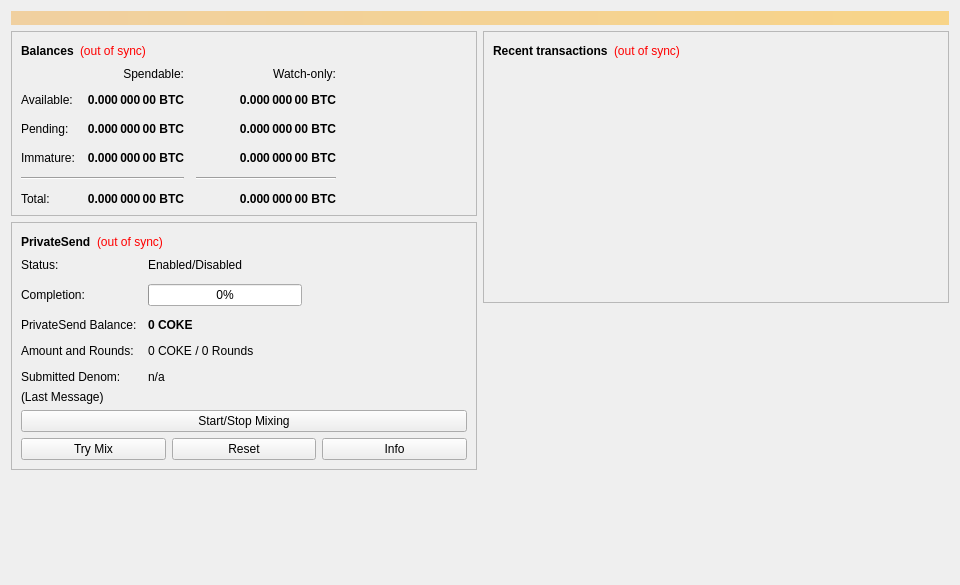
<?xml version="1.0" encoding="UTF-8"?>
<ui version="4.0">
 <class>OverviewPage</class>
 <widget class="QWidget" name="OverviewPage">
  <property name="geometry">
   <rect>
    <x>0</x>
    <y>0</y>
    <width>960</width>
    <height>585</height>
   </rect>
  </property>
  <property name="minimumSize">
   <size>
    <width>960</width>
    <height>0</height>
   </size>
  </property>
  <property name="windowTitle">
   <string>Form</string>
  </property>
  <layout class="QVBoxLayout" name="topLayout">
   <item>
    <widget class="QLabel" name="labelAlerts">
     <property name="visible">
      <bool>false</bool>
     </property>
     <property name="styleSheet">
      <string notr="true">QLabel { background-color: qlineargradient(x1: 0, y1: 0, x2: 1, y2: 0, stop:0 #F0D0A0, stop:1 #F8D488); color:#000000; }</string>
     </property>
     <property name="wordWrap">
      <bool>true</bool>
     </property>
     <property name="margin">
      <number>3</number>
     </property>
     <property name="textInteractionFlags">
      <set>Qt::TextSelectableByMouse</set>
     </property>
    </widget>
   </item>
   <item>
    <layout class="QHBoxLayout" name="horizontalLayout" stretch="1,1">
     <item>
      <layout class="QVBoxLayout" name="verticalLayout_2">
       <item>
        <widget class="QFrame" name="frame">
         <property name="frameShape">
          <enum>QFrame::StyledPanel</enum>
         </property>
         <property name="frameShadow">
          <enum>QFrame::Raised</enum>
         </property>
         <layout class="QVBoxLayout" name="verticalLayout_4">
          <item>
           <layout class="QHBoxLayout" name="horizontalLayout_4">
            <item>
             <widget class="QLabel" name="label_5">
              <property name="font">
               <font>
                <weight>75</weight>
                <bold>true</bold>
               </font>
              </property>
              <property name="text">
               <string>Balances</string>
              </property>
             </widget>
            </item>
            <item>
             <widget class="QLabel" name="labelWalletStatus">
              <property name="toolTip">
               <string>The displayed information may be out of date. Your wallet automatically synchronizes with the IDOPROFITIDOCOKE network after a connection is established, but this process has not completed yet.</string>
              </property>
              <property name="styleSheet">
               <string notr="true">QLabel { color: red; }</string>
              </property>
              <property name="text">
               <string notr="true">(out of sync)</string>
              </property>
              <property name="alignment">
               <set>Qt::AlignLeading|Qt::AlignLeft|Qt::AlignVCenter</set>
              </property>
             </widget>
            </item>
            <item>
             <spacer name="horizontalSpacer_3">
              <property name="orientation">
               <enum>Qt::Horizontal</enum>
              </property>
              <property name="sizeHint" stdset="0">
               <size>
                <width>40</width>
                <height>20</height>
               </size>
              </property>
             </spacer>
            </item>
           </layout>
          </item>
          <item>
           <layout class="QGridLayout" name="gridLayout">
            <property name="spacing">
             <number>12</number>
            </property>
            <item row="2" column="2">
             <widget class="QLabel" name="labelWatchPending">
              <property name="font">
               <font>
                <weight>75</weight>
                <bold>true</bold>
               </font>
              </property>
              <property name="cursor">
               <cursorShape>IBeamCursor</cursorShape>
              </property>
              <property name="toolTip">
               <string>Unconfirmed transactions to watch-only addresses</string>
              </property>
              <property name="text">
               <string notr="true">0.000 000 00 BTC</string>
              </property>
              <property name="alignment">
               <set>Qt::AlignRight|Qt::AlignTrailing|Qt::AlignVCenter</set>
              </property>
              <property name="textInteractionFlags">
               <set>Qt::LinksAccessibleByMouse|Qt::TextSelectableByKeyboard|Qt::TextSelectableByMouse</set>
              </property>
             </widget>
            </item>
            <item row="2" column="1">
             <widget class="QLabel" name="labelUnconfirmed">
              <property name="font">
               <font>
                <weight>75</weight>
                <bold>true</bold>
               </font>
              </property>
              <property name="cursor">
               <cursorShape>IBeamCursor</cursorShape>
              </property>
              <property name="toolTip">
               <string>Total of transactions that have yet to be confirmed, and do not yet count toward the spendable balance</string>
              </property>
              <property name="text">
               <string notr="true">0.000 000 00 BTC</string>
              </property>
              <property name="alignment">
               <set>Qt::AlignRight|Qt::AlignTrailing|Qt::AlignVCenter</set>
              </property>
              <property name="textInteractionFlags">
               <set>Qt::LinksAccessibleByMouse|Qt::TextSelectableByKeyboard|Qt::TextSelectableByMouse</set>
              </property>
             </widget>
            </item>
            <item row="3" column="2">
             <widget class="QLabel" name="labelWatchImmature">
              <property name="font">
               <font>
                <weight>75</weight>
                <bold>true</bold>
               </font>
              </property>
              <property name="cursor">
               <cursorShape>IBeamCursor</cursorShape>
              </property>
              <property name="toolTip">
               <string>Mined balance in watch-only addresses that has not yet matured</string>
              </property>
              <property name="text">
               <string notr="true">0.000 000 00 BTC</string>
              </property>
              <property name="alignment">
               <set>Qt::AlignRight|Qt::AlignTrailing|Qt::AlignVCenter</set>
              </property>
              <property name="textInteractionFlags">
               <set>Qt::LinksAccessibleByMouse|Qt::TextSelectableByKeyboard|Qt::TextSelectableByMouse</set>
              </property>
             </widget>
            </item>
            <item row="4" column="0" colspan="2">
             <widget class="Line" name="lineSpendableBalance">
              <property name="orientation">
               <enum>Qt::Horizontal</enum>
              </property>
             </widget>
            </item>
            <item row="4" column="2">
             <widget class="Line" name="lineWatchBalance">
              <property name="sizePolicy">
               <sizepolicy hsizetype="Preferred" vsizetype="Fixed">
                <horstretch>0</horstretch>
                <verstretch>0</verstretch>
               </sizepolicy>
              </property>
              <property name="minimumSize">
               <size>
                <width>140</width>
                <height>0</height>
               </size>
              </property>
              <property name="orientation">
               <enum>Qt::Horizontal</enum>
              </property>
             </widget>
            </item>
            <item row="5" column="0">
             <widget class="QLabel" name="labelTotalText">
              <property name="text">
               <string>Total:</string>
              </property>
             </widget>
            </item>
            <item row="3" column="1">
             <widget class="QLabel" name="labelImmature">
              <property name="font">
               <font>
                <weight>75</weight>
                <bold>true</bold>
               </font>
              </property>
              <property name="cursor">
               <cursorShape>IBeamCursor</cursorShape>
              </property>
              <property name="toolTip">
               <string>Mined balance that has not yet matured</string>
              </property>
              <property name="text">
               <string notr="true">0.000 000 00 BTC</string>
              </property>
              <property name="alignment">
               <set>Qt::AlignRight|Qt::AlignTrailing|Qt::AlignVCenter</set>
              </property>
              <property name="textInteractionFlags">
               <set>Qt::LinksAccessibleByMouse|Qt::TextSelectableByKeyboard|Qt::TextSelectableByMouse</set>
              </property>
             </widget>
            </item>
            <item row="2" column="3">
             <spacer name="horizontalSpacer_2">
              <property name="orientation">
               <enum>Qt::Horizontal</enum>
              </property>
              <property name="sizeHint" stdset="0">
               <size>
                <width>40</width>
                <height>20</height>
               </size>
              </property>
             </spacer>
            </item>
            <item row="3" column="0">
             <widget class="QLabel" name="labelImmatureText">
              <property name="text">
               <string>Immature:</string>
              </property>
             </widget>
            </item>
            <item row="5" column="1">
             <widget class="QLabel" name="labelTotal">
              <property name="font">
               <font>
                <weight>75</weight>
                <bold>true</bold>
               </font>
              </property>
              <property name="cursor">
               <cursorShape>IBeamCursor</cursorShape>
              </property>
              <property name="toolTip">
               <string>Your current total balance</string>
              </property>
              <property name="text">
               <string notr="true">0.000 000 00 BTC</string>
              </property>
              <property name="alignment">
               <set>Qt::AlignRight|Qt::AlignTrailing|Qt::AlignVCenter</set>
              </property>
              <property name="textInteractionFlags">
               <set>Qt::LinksAccessibleByMouse|Qt::TextSelectableByKeyboard|Qt::TextSelectableByMouse</set>
              </property>
             </widget>
            </item>
            <item row="5" column="2">
             <widget class="QLabel" name="labelWatchTotal">
              <property name="font">
               <font>
                <weight>75</weight>
                <bold>true</bold>
               </font>
              </property>
              <property name="cursor">
               <cursorShape>IBeamCursor</cursorShape>
              </property>
              <property name="toolTip">
               <string>Current total balance in watch-only addresses</string>
              </property>
              <property name="text">
               <string notr="true">0.000 000 00 BTC</string>
              </property>
              <property name="alignment">
               <set>Qt::AlignRight|Qt::AlignTrailing|Qt::AlignVCenter</set>
              </property>
              <property name="textInteractionFlags">
               <set>Qt::LinksAccessibleByMouse|Qt::TextSelectableByKeyboard|Qt::TextSelectableByMouse</set>
              </property>
             </widget>
            </item>
            <item row="0" column="2">
             <widget class="QLabel" name="labelWatchonly">
              <property name="text">
               <string>Watch-only:</string>
              </property>
              <property name="alignment">
               <set>Qt::AlignRight|Qt::AlignTrailing|Qt::AlignVCenter</set>
              </property>
             </widget>
            </item>
            <item row="1" column="0">
             <widget class="QLabel" name="labelBalanceText">
              <property name="text">
               <string>Available:</string>
              </property>
             </widget>
            </item>
            <item row="1" column="1">
             <widget class="QLabel" name="labelBalance">
              <property name="font">
               <font>
                <weight>75</weight>
                <bold>true</bold>
               </font>
              </property>
              <property name="cursor">
               <cursorShape>IBeamCursor</cursorShape>
              </property>
              <property name="toolTip">
               <string>Your current spendable balance</string>
              </property>
              <property name="text">
               <string notr="true">0.000 000 00 BTC</string>
              </property>
              <property name="alignment">
               <set>Qt::AlignRight|Qt::AlignTrailing|Qt::AlignVCenter</set>
              </property>
              <property name="textInteractionFlags">
               <set>Qt::LinksAccessibleByMouse|Qt::TextSelectableByKeyboard|Qt::TextSelectableByMouse</set>
              </property>
             </widget>
            </item>
            <item row="1" column="2">
             <widget class="QLabel" name="labelWatchAvailable">
              <property name="font">
               <font>
                <weight>75</weight>
                <bold>true</bold>
               </font>
              </property>
              <property name="cursor">
               <cursorShape>IBeamCursor</cursorShape>
              </property>
              <property name="toolTip">
               <string>Your current balance in watch-only addresses</string>
              </property>
              <property name="text">
               <string notr="true">0.000 000 00 BTC</string>
              </property>
              <property name="alignment">
               <set>Qt::AlignRight|Qt::AlignTrailing|Qt::AlignVCenter</set>
              </property>
              <property name="textInteractionFlags">
               <set>Qt::LinksAccessibleByMouse|Qt::TextSelectableByKeyboard|Qt::TextSelectableByMouse</set>
              </property>
             </widget>
            </item>
            <item row="2" column="0">
             <widget class="QLabel" name="labelPendingText">
              <property name="text">
               <string>Pending:</string>
              </property>
             </widget>
            </item>
            <item row="0" column="1">
             <widget class="QLabel" name="labelSpendable">
              <property name="text">
               <string>Spendable:</string>
              </property>
              <property name="alignment">
               <set>Qt::AlignRight|Qt::AlignTrailing|Qt::AlignVCenter</set>
              </property>
             </widget>
            </item>
           </layout>
          </item>
         </layout>
        </widget>
       </item>
       <item>
        <widget class="QFrame" name="framePrivateSend">
         <property name="layoutDirection">
          <enum>Qt::LeftToRight</enum>
         </property>
         <property name="frameShape">
          <enum>QFrame::StyledPanel</enum>
         </property>
         <property name="frameShadow">
          <enum>QFrame::Raised</enum>
         </property>
         <layout class="QVBoxLayout" name="VerticalLayout_PS1">
          <item>
           <layout class="QHBoxLayout" name="horizontalLayout_5">
            <item>
             <widget class="QLabel" name="labelPrivateSendHeader">
              <property name="font">
               <font>
                <weight>75</weight>
                <bold>true</bold>
               </font>
              </property>
              <property name="text">
               <string>PrivateSend</string>
              </property>
             </widget>
            </item>
            <item>
             <widget class="QLabel" name="labelPrivateSendSyncStatus">
              <property name="toolTip">
               <string>The displayed information may be out of date. Your wallet automatically synchronizes with the IDOPROFITIDOCOKE network after a connection is established, but this process has not completed yet.</string>
              </property>
              <property name="styleSheet">
               <string notr="true">QLabel { color: red; }</string>
              </property>
              <property name="text">
               <string notr="true">(out of sync)</string>
              </property>
              <property name="alignment">
               <set>Qt::AlignLeading|Qt::AlignLeft|Qt::AlignVCenter</set>
              </property>
             </widget>
            </item>
            <item>
             <spacer name="horizontalSpacer_4">
              <property name="orientation">
               <enum>Qt::Horizontal</enum>
              </property>
              <property name="sizeHint" stdset="0">
               <size>
                <width>40</width>
                <height>20</height>
               </size>
              </property>
             </spacer>
            </item>
           </layout>
          </item>
          <item>
           <layout class="QFormLayout" name="privateSendFormLayout">
            <property name="fieldGrowthPolicy">
             <enum>QFormLayout::AllNonFixedFieldsGrow</enum>
            </property>
            <property name="horizontalSpacing">
             <number>11</number>
            </property>
            <property name="verticalSpacing">
             <number>12</number>
            </property>
            <item row="0" column="0">
             <widget class="QLabel" name="labelPrivateSendEnabledText">
              <property name="text">
               <string>Status:</string>
              </property>
             </widget>
            </item>
            <item row="0" column="1">
             <widget class="QLabel" name="labelPrivateSendEnabled">
              <property name="text">
               <string>Enabled/Disabled</string>
              </property>
             </widget>
            </item>
            <item row="1" column="0">
             <widget class="QLabel" name="labelCompletitionText">
              <property name="text">
               <string>Completion:</string>
              </property>
             </widget>
            </item>
            <item row="1" column="1">
             <widget class="QProgressBar" name="privateSendProgress">
              <property name="maximumSize">
               <size>
                <width>154</width>
                <height>16777215</height>
               </size>
              </property>
              <property name="value">
               <number>0</number>
              </property>
             </widget>
            </item>
            <item row="2" column="0">
             <widget class="QLabel" name="labelAnonymizedText">
              <property name="text">
               <string>PrivateSend Balance:</string>
              </property>
             </widget>
            </item>
            <item row="2" column="1">
             <widget class="QLabel" name="labelAnonymized">
              <property name="font">
               <font>
                <weight>75</weight>
                <bold>true</bold>
               </font>
              </property>
              <property name="text">
               <string notr="true">0 COKE</string>
              </property>
             </widget>
            </item>
            <item row="3" column="0">
             <widget class="QLabel" name="labelAmountAndRoundsText">
              <property name="text">
               <string>Amount and Rounds:</string>
              </property>
             </widget>
            </item>
            <item row="3" column="1">
             <widget class="QLabel" name="labelAmountRounds">
              <property name="text">
               <string>0 COKE / 0 Rounds</string>
              </property>
             </widget>
            </item>
            <item row="4" column="0">
             <widget class="QLabel" name="labelSubmittedDenomText">
              <property name="text">
               <string>Submitted Denom:</string>
              </property>
             </widget>
            </item>
            <item row="4" column="1">
             <widget class="QLabel" name="labelSubmittedDenom">
              <property name="toolTip">
               <string>The denominations you submitted to the Masternode.&lt;br&gt;To mix, other users must submit the exact same denominations.</string>
              </property>
              <property name="text">
               <string>n/a</string>
              </property>
             </widget>
            </item>
           </layout>
          </item>
          <item>
           <layout class="QVBoxLayout" name="VerticalLayout_PS">
            <item>
             <widget class="QLabel" name="labelPrivateSendLastMessage">
              <property name="text">
               <string>(Last Message)</string>
              </property>
              <property name="alignment">
               <set>Qt::AlignLeading|Qt::AlignLeft|Qt::AlignTop</set>
              </property>
              <property name="wordWrap">
               <bool>true</bool>
              </property>
             </widget>
            </item>
            <item>
             <widget class="QPushButton" name="togglePrivateSend">
              <property name="sizePolicy">
               <sizepolicy hsizetype="MinimumExpanding" vsizetype="Fixed">
                <horstretch>0</horstretch>
                <verstretch>0</verstretch>
               </sizepolicy>
              </property>
              <property name="text">
               <string>Start/Stop Mixing</string>
              </property>
             </widget>
            </item>
            <item>
             <layout class="QHBoxLayout" name="horizontalLayout_debugbuttons">
              <item>
               <widget class="QPushButton" name="privateSendAuto">
                <property name="sizePolicy">
                 <sizepolicy hsizetype="MinimumExpanding" vsizetype="Fixed">
                  <horstretch>0</horstretch>
                  <verstretch>0</verstretch>
                 </sizepolicy>
                </property>
                <property name="toolTip">
                 <string>Try to manually submit a PrivateSend request.</string>
                </property>
                <property name="text">
                 <string>Try Mix</string>
                </property>
               </widget>
              </item>
              <item>
               <widget class="QPushButton" name="privateSendReset">
                <property name="sizePolicy">
                 <sizepolicy hsizetype="MinimumExpanding" vsizetype="Fixed">
                  <horstretch>0</horstretch>
                  <verstretch>0</verstretch>
                 </sizepolicy>
                </property>
                <property name="toolTip">
                 <string>Reset the current status of PrivateSend (can interrupt PrivateSend if it's in the process of Mixing, which can cost you money!)</string>
                </property>
                <property name="autoFillBackground">
                 <bool>false</bool>
                </property>
                <property name="text">
                 <string>Reset</string>
                </property>
               </widget>
              </item>
              <item>
               <widget class="QPushButton" name="privateSendInfo">
                <property name="sizePolicy">
                 <sizepolicy hsizetype="MinimumExpanding" vsizetype="Fixed">
                  <horstretch>0</horstretch>
                  <verstretch>0</verstretch>
                 </sizepolicy>
                </property>
                <property name="toolTip">
                 <string>Information about PrivateSend and Mixing</string>
                </property>
                <property name="text">
                 <string>Info</string>
                </property>
               </widget>
              </item>
             </layout>
            </item>
           </layout>
          </item>
         </layout>
        </widget>
       </item>
       <item>
        <spacer name="verticalSpacer">
         <property name="orientation">
          <enum>Qt::Vertical</enum>
         </property>
         <property name="sizeHint" stdset="0">
          <size>
           <width>20</width>
           <height>40</height>
          </size>
         </property>
        </spacer>
       </item>
      </layout>
     </item>
     <item>
      <layout class="QVBoxLayout" name="verticalLayout_3">
       <item>
        <widget class="QFrame" name="frame_2">
         <property name="frameShape">
          <enum>QFrame::StyledPanel</enum>
         </property>
         <property name="frameShadow">
          <enum>QFrame::Raised</enum>
         </property>
         <layout class="QVBoxLayout" name="verticalLayout">
          <item>
           <layout class="QHBoxLayout" name="horizontalLayout_2">
            <item>
             <widget class="QLabel" name="label_4">
              <property name="font">
               <font>
                <weight>75</weight>
                <bold>true</bold>
               </font>
              </property>
              <property name="text">
               <string>Recent transactions</string>
              </property>
             </widget>
            </item>
            <item>
             <widget class="QLabel" name="labelTransactionsStatus">
              <property name="toolTip">
               <string>The displayed information may be out of date. Your wallet automatically synchronizes with the IDOPROFITIDOCOKE network after a connection is established, but this process has not completed yet.</string>
              </property>
              <property name="styleSheet">
               <string notr="true">QLabel { color: red; }</string>
              </property>
              <property name="text">
               <string notr="true">(out of sync)</string>
              </property>
              <property name="alignment">
               <set>Qt::AlignLeading|Qt::AlignLeft|Qt::AlignVCenter</set>
              </property>
             </widget>
            </item>
            <item>
             <spacer name="horizontalSpacer">
              <property name="orientation">
               <enum>Qt::Horizontal</enum>
              </property>
              <property name="sizeHint" stdset="0">
               <size>
                <width>40</width>
                <height>20</height>
               </size>
              </property>
             </spacer>
            </item>
           </layout>
          </item>
          <item>
           <widget class="QListView" name="listTransactions">
            <property name="styleSheet">
             <string notr="true">QListView { background: transparent; }</string>
            </property>
            <property name="frameShape">
             <enum>QFrame::NoFrame</enum>
            </property>
            <property name="verticalScrollBarPolicy">
             <enum>Qt::ScrollBarAlwaysOff</enum>
            </property>
            <property name="horizontalScrollBarPolicy">
             <enum>Qt::ScrollBarAlwaysOff</enum>
            </property>
            <property name="selectionMode">
             <enum>QAbstractItemView::NoSelection</enum>
            </property>
           </widget>
          </item>
         </layout>
        </widget>
       </item>
       <item>
        <spacer name="verticalSpacer_2">
         <property name="orientation">
          <enum>Qt::Vertical</enum>
         </property>
         <property name="sizeHint" stdset="0">
          <size>
           <width>20</width>
           <height>40</height>
          </size>
         </property>
        </spacer>
       </item>
      </layout>
     </item>
    </layout>
   </item>
  </layout>
 </widget>
 <resources/>
 <connections/>
</ui>
